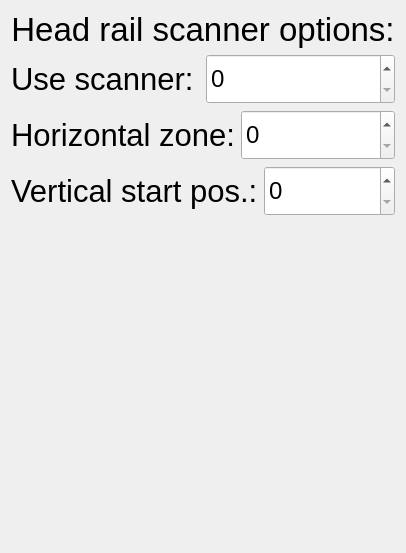
              <widget class="QWidget" name="headScannerSettingsPage">
               <layout class="QVBoxLayout" name="verticalLayout_421">
                <item>
                 <widget class="QLabel" name="label_141">
                  <property name="font">
                   <font>
                    <pointsize>25</pointsize>
                   </font>
                  </property>
                  <property name="text">
                   <string>Head rail scanner options:</string>
                  </property>
                  <property name="alignment">
                   <set>Qt::AlignCenter</set>
                  </property>
                 </widget>
                </item>
                <item>
                 <layout class="QHBoxLayout" name="horizontalLayout_611">
                  <item>
                   <widget class="QLabel" name="label_241">
                    <property name="font">
                     <font>
                      <pointsize>23</pointsize>
                     </font>
                    </property>
                    <property name="text">
                     <string>Use scanner:</string>
                    </property>
                   </widget>
                  </item>
                  <item>
                   <widget class="SpinBoxList" name="headScannerUseStateSpinBox">
                    <property name="minimumSize">
                     <size>
                      <width>0</width>
                      <height>50</height>
                     </size>
                    </property>
                    <property name="maximumSize">
                     <size>
                      <width>230</width>
                      <height>60</height>
                     </size>
                    </property>
                    <property name="font">
                     <font>
                      <pointsize>18</pointsize>
                     </font>
                    </property>
                   </widget>
                  </item>
                 </layout>
                </item>
                <item>
                 <layout class="QHBoxLayout" name="horizontalLayout_617">
                  <item>
                   <widget class="QLabel" name="label_247">
                    <property name="enabled">
                     <bool>true</bool>
                    </property>
                    <property name="font">
                     <font>
                      <pointsize>23</pointsize>
                     </font>
                    </property>
                    <property name="text">
                     <string>Horizontal zone:</string>
                    </property>
                   </widget>
                  </item>
                  <item>
                   <widget class="SpinBoxNumber" name="horizontalZoneSpinBox">
                    <property name="enabled">
                     <bool>true</bool>
                    </property>
                    <property name="minimumSize">
                     <size>
                      <width>0</width>
                      <height>50</height>
                     </size>
                    </property>
                    <property name="maximumSize">
                     <size>
                      <width>230</width>
                      <height>60</height>
                     </size>
                    </property>
                    <property name="font">
                     <font>
                      <pointsize>18</pointsize>
                     </font>
                    </property>
                   </widget>
                  </item>
                 </layout>
                </item>
                <item>
                 <layout class="QHBoxLayout" name="horizontalLayout_618">
                  <item>
                   <widget class="QLabel" name="label_248">
                    <property name="font">
                     <font>
                      <pointsize>23</pointsize>
                     </font>
                    </property>
                    <property name="text">
                     <string>Vertical start pos.:</string>
                    </property>
                   </widget>
                  </item>
                  <item>
                   <widget class="SpinBoxNumber" name="verticalStartPositionSpinBox">
                    <property name="minimumSize">
                     <size>
                      <width>0</width>
                      <height>50</height>
                     </size>
                    </property>
                    <property name="maximumSize">
                     <size>
                      <width>230</width>
                      <height>60</height>
                     </size>
                    </property>
                    <property name="font">
                     <font>
                      <pointsize>18</pointsize>
                     </font>
                    </property>
                   </widget>
                  </item>
                 </layout>
                </item>
                <item>
                 <spacer name="verticalSpacer_261">
                  <property name="orientation">
                   <enum>Qt::Vertical</enum>
                  </property>
                  <property name="sizeHint" stdset="0">
                   <size>
                    <width>20</width>
                    <height>326</height>
                   </size>
                  </property>
                 </spacer>
                </item>
               </layout>
              </widget>
